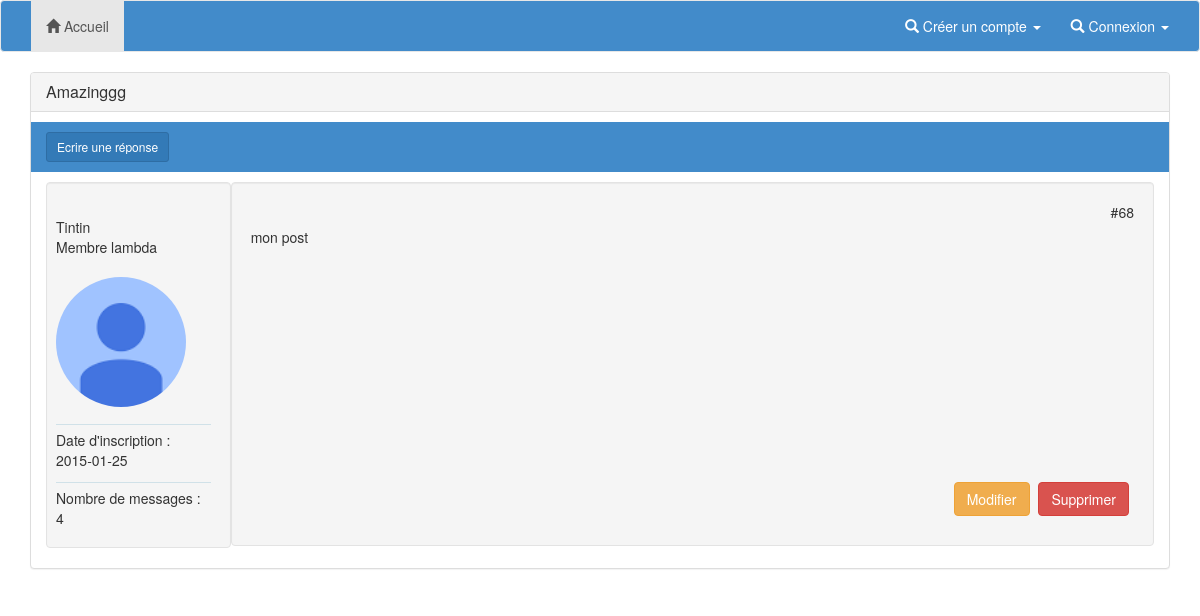
Page /sujets.php?idSujet=68 on the committed database.
### tables this page shows
CREATE TABLE IF NOT EXISTS `sujet` (
  `idSujet` int(11) NOT NULL AUTO_INCREMENT,
  `idSousCategorie` int(1) DEFAULT NULL,
  `idMembre` int(11) DEFAULT NULL,
  `nomSujet` varchar(100) DEFAULT NULL,
  `messageSujet` varchar(255) DEFAULT NULL,
  `dateCreationSujet` date DEFAULT NULL,
  `statutSujet` enum('ouvert','clos') DEFAULT NULL,
  `nombreReponseSujet` int(11) NOT NULL DEFAULT '0',
  `dateDernierMessage` date DEFAULT NULL,
  `pseudoDernierMessage` varchar(25) DEFAULT NULL,
  PRIMARY KEY (`idSujet`)
);

CREATE TABLE IF NOT EXISTS `membre` (
  `idMembre` int(11) NOT NULL AUTO_INCREMENT,
  `idGrade` int(11) DEFAULT NULL,
  `mailMembre` varchar(35) DEFAULT NULL,
  `mdpMembre` varchar(50) DEFAULT NULL,
  `pseudoMembre` varchar(30) DEFAULT NULL,
  `nomMembre` varchar(25) DEFAULT NULL,
  `prenomMembre` varchar(25) DEFAULT NULL,
  `adresseMembre` varchar(25) DEFAULT NULL,
  `cpMembre` int(5) DEFAULT NULL,
  `villeMembre` varchar(25) DEFAULT NULL,
  `estAdminMembre` enum('oui','non') DEFAULT NULL,
  `dateInscriptionMembre` date DEFAULT NULL,
  `nbMessageMembre` int(11) NOT NULL DEFAULT '0',
  `lienAvatarMembre` varchar(255) DEFAULT NULL,
  PRIMARY KEY (`idMembre`)
);

### connexionBDD.php (called while the page is built, shortened)
<?php
function connexionBDD()
{
	$dsn="mysql:dbname=".BASE.";host=".SERVER;
    try{
      $connexion=new PDO($dsn,USER,PASSWD);
    }
    catch(PDOException $e){
      printf("Echec de la connexion : %s\n", $e->getMessage());
      exit();
    }
    return $connexion;
}
?>

### modeles/modeleCommun.php (called while the page is built, shortened)
<?php
$query = new modeleCommun(connexionBDD());
class modeleCommun {
	protected $pdo;
	public function modeleCommun($pdo) {
		$this->pdo = $pdo;
	}
	public function getAllFromSujet($idSujet) {
		$stmt = $this->pdo->prepare('SELECT * FROM sujet WHERE idSujet=:idSujet');
		$stmt->bindParam(':idSujet', $idSujet);
		$stmt->execute();
		return $stmt->fetchAll();
	}
	public function getSujet($idSujet) {
		$stmt = $this->pdo->prepare('SELECT * FROM sujet WHERE idSujet=:idSujet');
		$stmt->bindParam(':idSujet', $idSujet);
		$stmt->execute();
		return $stmt->fetch();
	}
}

### controleurs/controleurSujet.php (called while the page is built, shortened)
<?php
$dataSujetDemande = $query->getAllFromSujet($idSujetDemande);
$membre= $modeleMembre->getMembre($dataSujetDemande[0]['idMembre']);
?>

### modeles/modeleMembre.php (called while the page is built, shortened)
<?php
$modeleMembre = new modeleMembre(connexionBDD());
class modeleMembre {
	protected $pdo;
	public function modeleMembre($pdo) {
		$this->pdo = $pdo;
	}
	public function getMembre($idMembre) {
		$stmt = $this->pdo->prepare('SELECT * FROM membre WHERE idMembre=:idMembre');
		$stmt->bindParam(':idMembre', $idMembre);
		$stmt->execute();
		return $stmt->fetch();
	}
}

### controleurs/controleurReponse.php (called while the page is built, shortened)
<?php
if (!empty($_REQUEST['idSujet'])) {
	$sujet=$query->getSujet($_REQUEST['idSujet']);
}

### vues/vueSujet.php (the view, shortened to what this page needs)
<?php foreach ($dataSujetDemande as $sujet): ?>
<div class="panel panel-default col-sm-12 col-md-12"
	style="padding-right: 0px; padding-left: 0px;">
	<div class="panel-heading">
		<h2 class="panel-title"><?php echo $sujet['nomSujet'];?>  </h2>
	</div>
	<div class="col-xs-12 toggle-header">
		<div class="col-xs-8">
			<?php if ($sujet['statutSujet']== STATUT_OUVERT):?>
			<a class="btn btn-primary btn-sm hidden-xs" href="reponses.php?reponseSujet=<?php echo $sujet['idSujet'];?>">Ecrire une réponse</a>
			<?php else: ?>
		 <a class="btn btn-danger btn-sm hidden-xs">Sujet clos</a>
		 <?php endif; ?>
		</div>
	</div>
		<div class="col-md-12">
			<div class="col-md-2 well well-sm">
				<p style="margin-top: 25px">
					<span><?php echo $membre['pseudoMembre'];?></span><br>
					<?php if($membre['estAdminMembre']==EST_ADMIN_OUI):?>
						<span><?php echo GRADE_ADMINISTRATEUR;?></span><br>
					<?php else: ?>
						<span><?php echo GRADE_MEMBRE;?></span><br>
					<?php endif; ?>
					<br><img height="130" width="130" alt="Avatar utilisateur" src="<?php echo !empty($membre['lienAvatarMembre']) ? $membre['lienAvatarMembre'] : './assets/img/avatar.jpg' ?>" class="img-circle">
					<div class="hrSeparateur"></div>
					<span>Date d'inscription :</span><br>
					<span><?php echo $membre['dateInscriptionMembre'];?></span><br>
					<div class="hrSeparateur"></div>
					<span>Nombre de messages :</span><br>
					<span><?php echo $membre['nbMessageMembre'];?></span><br>
				</p>
			</div>
			<div class="col-md-10 well">
				<span style="float:right">#<?php echo $sujet['idSujet'];?></span>
				<p style="margin-top:25px;height:245px;">
					<?php echo $sujet['messageSujet'];?>
				</p>
				<?php if ($sujet['statutSujet']== STATUT_OUVERT):?>
				<ul style="float:right">
					<li class="menuReponse"><a class="btn btn-warning" href="nouveauSujet.php?idSujet=<?php echo $sujet['idSujet'];?>">Modifier</a></li>
					<li class="menuReponse"><a class="btn btn-danger" href="supprimerSujet.php?idSujet=<?php echo $sujet['idSujet'];?>">Supprimer</a></li>
				</ul>
				<?php endif; ?>
			</div>
		</div>
</div>
</div>
<?php endforeach ?>

### assets/css/style.css (style rules this page uses)
.toggle-header { padding:10px 0; margin:10px 0; background-color:#428BCA; color:white; }
.well { min-height: 20px; margin-bottom: 20px; background-color: #F5F5F5; border: 1px solid #E3E3E3; border-radius: 4px; box-shadow: 0px 1px 1px rgba(0, 0, 0, 0.05) inset; }
.hrSeparateur { border-bottom: 1px solid #D0E1E8; height: 8px; width: 155px; margin-top: 5px; margin-bottom: 5px; }
li.menuReponse { display:inline; margin-right:5px; }

### rows in the picture
sujet: nomSujet "Amazinggg", idMembre.pseudoMembre "Tintin", idMembre.dateInscriptionMembre "2015-01-25", idMembre.nbMessageMembre "4", idSujet "68", messageSujet "mon post"
